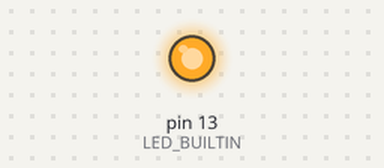
Bench run of a sketch on a simulated Arduino Uno, built with avr-gcc and run on an emulated ATmega328P. Parts: output pins drawn as LEDs (lit = HIGH).

Above: at 0.1 s.
At 39.6 s:
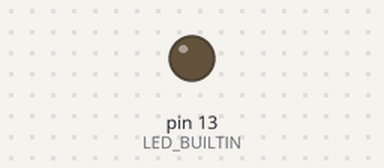
Timing chart, 0 to 40.0 s (numbered marks = the images above):
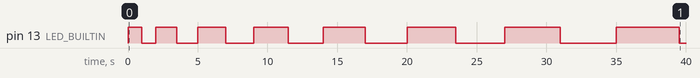

The sketch:

delayedBlink.ino
```cpp
// Created by Aimar Fernandez
// Created on Feb 2026
// This program delays the arduino blink time longer

int blinkTime = 1000;

void setup() {
    // the setup function runs once when you press reset or power the board
    pinMode(LED_BUILTIN, OUTPUT);
}

void loop() {
    // the loop function runs over and over again forever
    digitalWrite(LED_BUILTIN, HIGH);
    delay(blinkTime);
    digitalWrite(LED_BUILTIN, LOW);
    delay(blinkTime);

    blinkTime = blinkTime + 500;
}
```

Measured:
- by itself, pin 13 (LED_BUILTIN): LOW → HIGH at 0.00 s, → LOW 1.0 s later, → HIGH 1.0 s later, → LOW 1.5 s later, … (16 changes in this stretch)
